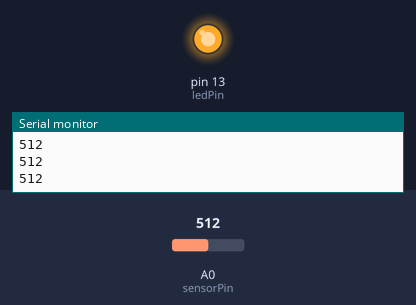
A sketch run on a simulated Arduino Uno, built with avr-gcc and run on an emulated ATmega328P. Parts: output pins drawn as LEDs (lit = HIGH), the last lines printed to the serial monitor. The test bench sets the inputs (shaded band); at power-on: A0 (sensorPin) = 512.

Above: at 1.2 s.
1.3 s: A0 (sensorPin) set to 488
At 1.7 s:
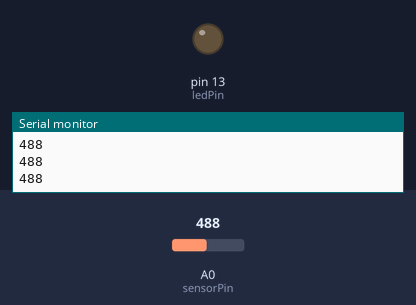
2.8 s: A0 (sensorPin) set to 510
At 4.0 s:
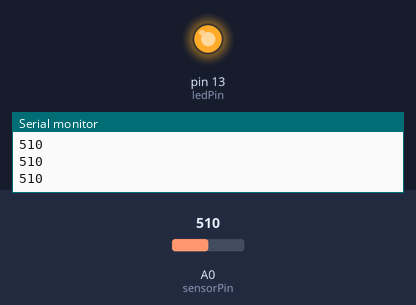
4.3 s: A0 (sensorPin) set to 490
At 5.5 s:
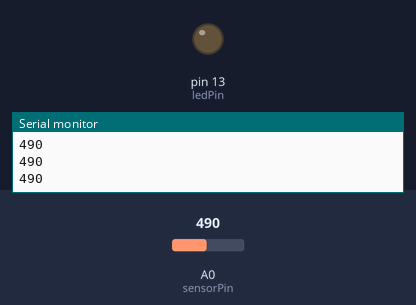
Timing chart, 0 to 7.3 s (numbered marks = the images above; inputs shaded):
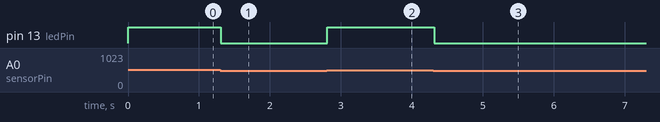

Measured:
- the behaviour switches between 501 and 500 on A0 (sensorPin) (found by bisection; images 0 and 1)
- after the input at 1.3 s, pin 13 (ledPin): HIGH → LOW at once
- after the input at 2.8 s, pin 13 (ledPin): LOW → HIGH at once
- after the input at 4.3 s, pin 13 (ledPin): HIGH → LOW at once

The sketch:

Vibration_sensor.ino
```cpp
const int sensorPin = A0;
const int ledPin = 13;

void setup() {
  Serial.begin(9600);
  pinMode(sensorPin, INPUT);
  pinMode(ledPin, OUTPUT);
}

void loop() {
  int sensorValue = analogRead(sensorPin);

  Serial.println(sensorValue);

  if (sensorValue > 500) {
    digitalWrite(ledPin, HIGH);
  } else {
    digitalWrite(ledPin, LOW);
  }

  delay(100);
}
```
